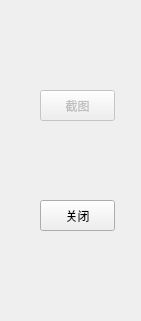
<?xml version="1.0" encoding="UTF-8"?>
<ui version="4.0">
<class>widget</class>
<widget class="QWidget" name="widget">
<property name="geometry">
<rect>
<x>0</x>
<y>0</y>
<width>141</width>
<height>321</height>
</rect>
</property>
<property name="windowTitle">
<string>图文识别</string>
</property>
<widget class="QPushButton" name="pushButton_2">
<property name="geometry">
<rect>
<x>40</x>
<y>200</y>
<width>75</width>
<height>31</height>
</rect>
</property>
<property name="text">
<string>关闭</string>
</property>
</widget>
<widget class="QPushButton" name="pushButton">
<property name="enabled">
<bool>false</bool>
</property>
<property name="geometry">
<rect>
<x>40</x>
<y>90</y>
<width>75</width>
<height>31</height>
</rect>
</property>
<property name="text">
<string>截图</string>
</property>
</widget>
</widget>
<resources/>
<connections/>
</ui>
